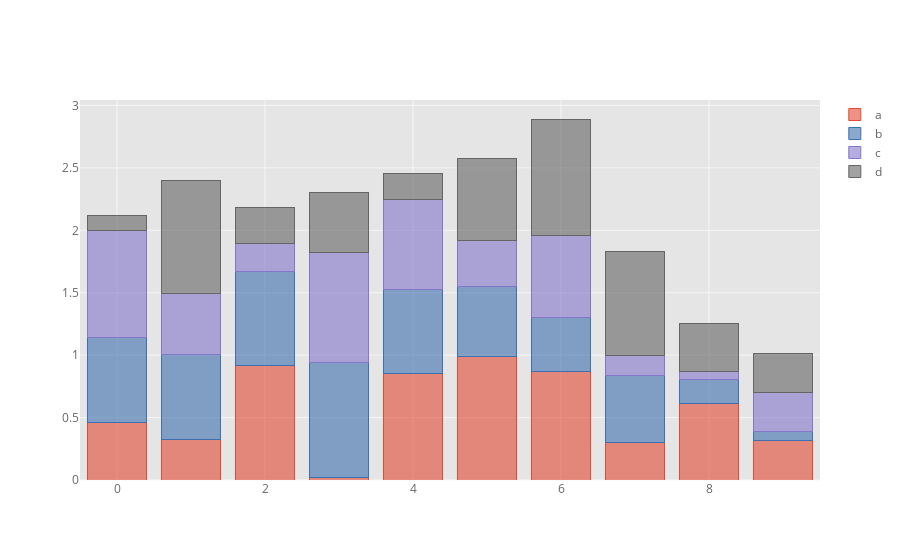

Notebook code for this chart:
### Markdown cell above
To produce a stacked bar plot, use `barmode=stack`

### Code cell
df.iplot(kind='bar',barmode='stack')

### Figure 1 — Plotly figure (JSON) as saved in the notebook; plotly's stock layout.template omitted (floating-point values rounded to 4 significant figures)
{"data": [{"marker": {"color": "rgba(226, 74, 51, 0.6)", "line": {"color": "rgba(226, 74, 51, 1.0)", "width": 1}}, "name": "a", "orientation": "v", "text": "", "type": "bar", "uid": "2434f0d7-a79d-4f67-9f79-4a9034203b0e", "x": [0, 1, 2, 3, 4, 5, 6, 7, 8, 9], "y": [0.4601, 0.3266, 0.9148, 0.02165, 0.8539, 0.9913, 0.8653, 0.3011, 0.6104, 0.3137]}, {"marker": {"color": "rgba(62, 111, 176, 0.6)", "line": {"color": "rgba(62, 111, 176, 1.0)", "width": 1}}, "name": "b", "orientation": "v", "text": "", "type": "bar", "uid": "85880168-160d-4663-a356-1c5061e82a82", "x": [0, 1, 2, 3, 4, 5, 6, 7, 8, 9], "y": [0.6838, 0.6819, 0.7573, 0.9185, 0.6721, 0.5595, 0.4386, 0.5397, 0.1933, 0.07165]}, {"marker": {"color": "rgba(132, 118, 202, 0.6)", "line": {"color": "rgba(132, 118, 202, 1.0)", "width": 1}}, "name": "c", "orientation": "v", "text": "", "type": "bar", "uid": "4e9a2541-902c-4772-9005-94217944514f", "x": [0, 1, 2, 3, 4, 5, 6, 7, 8, 9], "y": [0.8556, 0.4821, 0.2223, 0.8805, 0.7174, 0.3641, 0.6572, 0.1579, 0.06815, 0.3157]}, {"marker": {"color": "rgba(101, 101, 101, 0.6)", "line": {"color": "rgba(101, 101, 101, 1.0)", "width": 1}}, "name": "d", "orientation": "v", "text": "", "type": "bar", "uid": "d6f055b6-1999-4fc3-9842-e83e114ba022", "x": [0, 1, 2, 3, 4, 5, 6, 7, 8, 9], "y": [0.1217, 0.9062, 0.2875, 0.4826, 0.2095, 0.6608, 0.9304, 0.8351, 0.3856, 0.3119]}], "layout": {"barmode": "stack", "legend": {"bgcolor": "#FFFFFF", "font": {"color": "#666666"}, "traceorder": "normal"}, "paper_bgcolor": "#FFFFFF", "plot_bgcolor": "#E5E5E5", "title": {"font": {"color": "#151516"}}, "xaxis": {"gridcolor": "#F6F6F6", "showgrid": true, "tickfont": {"color": "#666666"}, "title": {"font": {"color": "#666666"}, "text": ""}, "zerolinecolor": "#F6F6F6"}, "yaxis": {"gridcolor": "#F6F6F6", "showgrid": true, "tickfont": {"color": "#666666"}, "title": {"font": {"color": "#666666"}, "text": ""}, "zerolinecolor": "#F6F6F6"}}}
